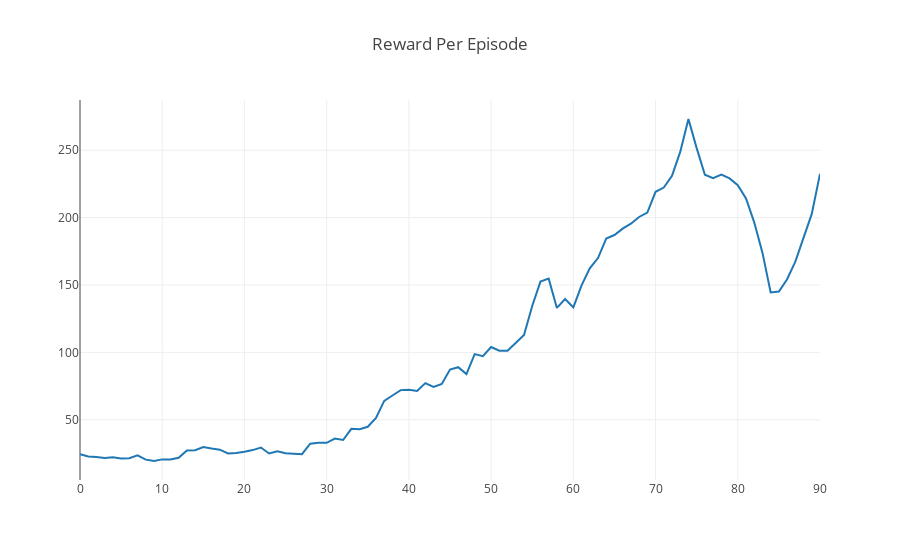

The cell this chart's notebook holds for it:
### Markdown cell above
And, finally, we can plot our agent's training process.  The x-axis is the environment episode, while the y-axis is the total reward for the given episode.  We smooth the curve with a moving average.

### Code cell
plotly.offline.iplot({
    "data": [go.Scatter(x=np.arange(len(ep_rewards)), y=moving_average(ep_rewards, 10))],
    "layout": go.Layout(title="Reward Per Episode")
})

### Figure 1 — Plotly figure (JSON) as saved in the notebook; plotly's stock layout.template omitted (floating-point values rounded to 4 significant figures)
{"data": [{"type": "scatter", "uid": "af06d31d-d8c0-48f1-8d05-184d75a47e4f", "x": [0, 1, 2, 3, 4, 5, 6, 7, 8, 9, 10, 11, 12, 13, 14, 15, 16, 17, 18, 19, 20, 21, 22, 23, 24, 25, 26, 27, 28, 29, 30, 31, 32, 33, 34, 35, 36, 37, 38, 39, 40, 41, 42, 43, 44, 45, 46, 47, 48, 49, 50, 51, 52, 53, 54, 55, 56, 57, 58, 59, 60, 61, 62, 63, 64, 65, 66, 67, 68, 69, 70, 71, 72, 73, 74, 75, 76, 77, 78, 79, 80, 81, 82, 83, 84, 85, 86, 87, 88, 89, 90, 91, 92, 93, 94, 95, 96, 97, 98, 99], "y": [24.5, 22.7, 22.3, 21.7, 22.2, 21.3, 21.5, 23.6, 20.4, 19.4, 20.6, 20.5, 21.8, 27.2, 27.4, 29.7, 28.6, 27.8, 25, 25.3, 26.3, 27.5, 29.4, 25, 26.6, 25.2, 24.8, 24.5, 32.2, 33, 32.9, 36, 35, 43.3, 43, 44.8, 51.3, 64, 68, 72, 72.3, 71.4, 77.2, 74.4, 76.6, 87.3, 89, 83.9, 98.7, 97.2, 104, 101.2, 101.3, 107.4, 112.9, 134.4, 152.5, 154.7, 133, 139.6, 133.4, 149.8, 162.4, 170, 184.5, 187.1, 191.8, 195.5, 200.5, 203.8, 219.2, 222.3, 231.1, 248.8, 273.2, 251.6, 231.8, 229.3, 231.9, 229.1, 224.1, 214.3, 196.5, 174, 144.5, 145.1, 154.3, 167.3, 184.8, 202.8, 232.5]}], "layout": {"autosize": true, "title": {"text": "Reward Per Episode"}, "xaxis": {"autorange": true, "range": [0, 90], "type": "linear"}, "yaxis": {"autorange": true, "range": [5.3, 287.3], "type": "linear"}}}
